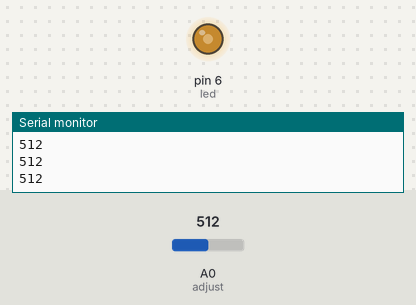
Bench run of a sketch on a simulated Arduino Uno, built with avr-gcc and run on an emulated ATmega328P. Parts: output pins drawn as LEDs (lit = HIGH), the last lines printed to the serial monitor. The test bench sets the inputs (shaded band); at power-on: A0 (adjust) = 512.

Above: at 1.2 s.
1.3 s: A0 (adjust) set to 716
At 1.7 s:
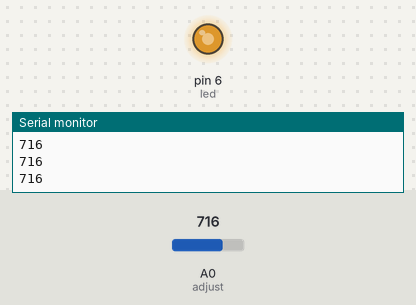
2.8 s: A0 (adjust) set to 900
At 3.9 s:
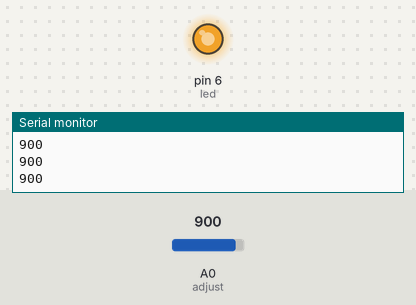
4.3 s: A0 (adjust) set to 122
At 4.9 s:
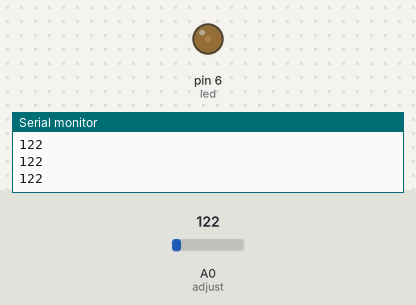
5.8 s: A0 (adjust) set to 0
At 7.0 s:
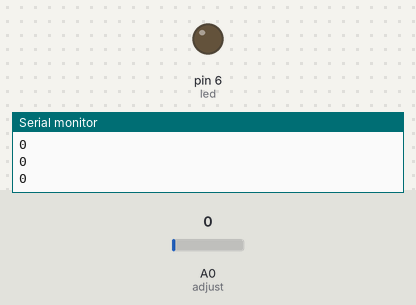
7.3 s: A0 (adjust) set to 511
At 8.7 s:
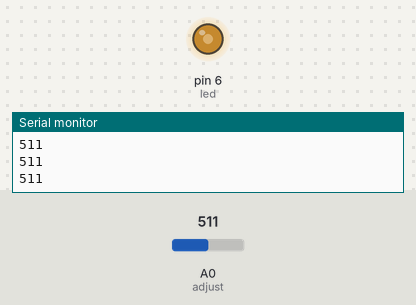
Timing chart, 0 to 9.8 s (numbered marks = the images above; inputs shaded):
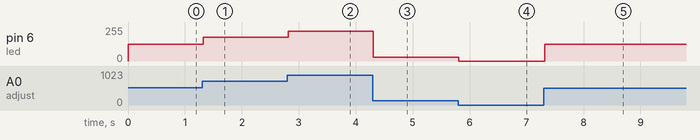

The sketch:

led_modulate_w_out_timer.ino
```cpp
int adjust=A0;
int led=6;
int adjust_val=0;
int pwm=0;


void setup() {
  // put your setup code here, to run once:
  Serial.begin(9600);
  pinMode(led,OUTPUT);
}

void loop() {
  // put your main code here, to run repeatedly:
  adjust_val=analogRead(adjust);
  pwm=map(adjust_val,0,1024,0,255);
  analogWrite(led,pwm);
  delay(25);
  Serial.println(adjust_val);
}
```

Measured:
- after the input at 1.3 s, pin 6 (led): 127/255 → 178/255 at once
- after the input at 2.8 s, pin 6 (led): 178/255 → 224/255 at once
- after the input at 4.3 s, pin 6 (led): 224/255 → 30/255 at once
- after the input at 5.8 s, pin 6 (led): 30/255 → 0/255 at once
- after the input at 7.3 s, pin 6 (led): 0/255 → 127/255 at once
